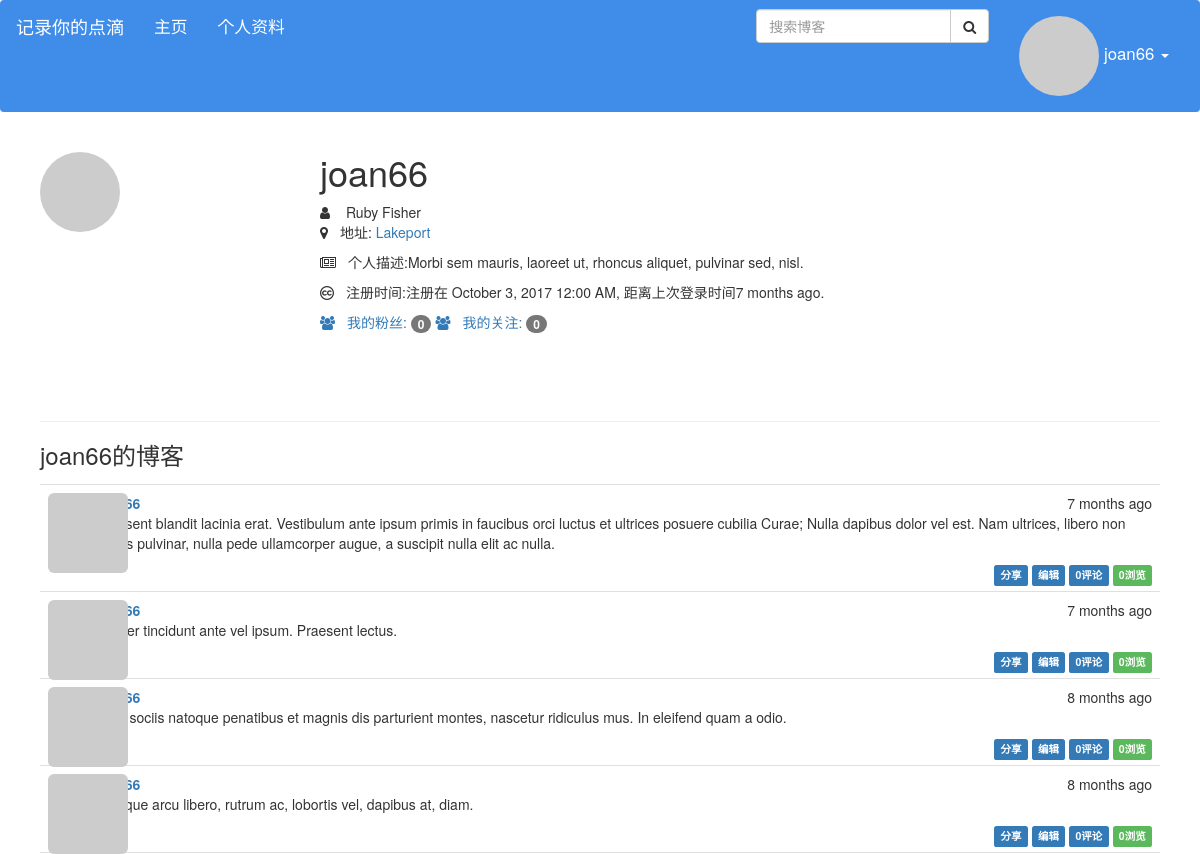
The page /user/joan66 (signed in) on the database its author committed.
### app/modules.py (models this page shows, shortened)
class User(UserMixin, db.Model):
    __tablename__ = 'users'
    id = db.Column(db.Integer, primary_key=True)
    email = db.Column(db.String(64), unique=True, index=True)  # 邮箱
    username = db.Column(db.String(64), unique=True, index=True)  # 用户名
    confirmed = db.Column(db.Boolean, default=False)
    password_hash = db.Column(db.String(128))  # 密码散列值
    role_id = db.Column(db.Integer, db.ForeignKey('roles.id'))
    name = db.Column(db.String(64))  # 真实姓名
    location = db.Column(db.String(64))  # 所在地
    about_me = db.Column(db.Text())  # 自我介绍
    member_since = db.Column(db.DateTime(), default=datetime.utcnow)  # 注册时间
    last_seen = db.Column(db.DateTime(), default=datetime.utcnow)  # 最后访问时间
    avatar_hash = db.Column(db.String(32))  # gravatat中的图像hash地址值
    posts = db.relationship('Post', backref='author', lazy='dynamic')
    comments = db.relationship('Comment', backref='author', lazy='dynamic')
    followers = db.relationship('Follow',
                                foreign_keys=[Follow.followed_id],  # 对应的是follows表中的followed_id字段
                                backref=db.backref('followed', lazy='joined'),
                                lazy='dynamic', cascade='all,delete-orphan')
    followed = db.relationship('Follow',
                               foreign_keys=[Follow.follower_id],  # 对应的是follows表中的follower_id字段
                               backref=db.backref('follower', lazy='joined'),
                               lazy='dynamic', cascade='all,delete-orphan')
    @property
    def password(self):
        raise AttributeError('password is not readable attribute')
    def can(self, permissions):
        return self.role is not None and (self.role.permissions & permissions) == permissions
    def is_administrator(self):
        return self.can(Permission.ADMINISTER)
    def update_lastTime(self):
        self.last_seen = datetime.utcnow()
        db.session.add(self)
    def gravatar(self, size=100, default='identicon', rating='g'):
        if request.is_secure:
            url = 'https://secure.gravatar.com/avatar'
        else:
            url = 'https://www.gravatar.com/avatar'
        hash = hashlib.md5(self.email.encode('utf-8')).hexdigest()
        return '{url}/{hash}?s={size}&d={default}&r={rating}'.format(
            url=url, hash=hash, size=size, default=default, rating=rating)

class Post(db.Model):
    __tablename__ = 'posts'
    id = db.Column(db.Integer, primary_key=True)
    title = db.Column(db.Text)
    body = db.Column(db.Text)
    timestamp = db.Column(db.DateTime(), default=datetime.utcnow, index=True)
    body_html = db.Column(db.Text)
    author_id = db.Column(db.Integer, db.ForeignKey('users.id'))
    comments = db.relationship('Comment', backref='post', lazy='dynamic')
    visits = db.Column(db.Integer, default=int(0))  # 访问数
    category_id = db.Column(db.Integer, db.ForeignKey('categorys.id'))

### app/main/views.py (the view)
@main.route('/user/<username>')
@login_required
def user(username):
    user = User.query.filter_by(username=username).first()
    if user is None:
        abort(404)
    posts = user.posts.order_by(Post.timestamp.desc()).all()
    return render_template('user.html', user=user, posts=posts)

### app/auth/views.py (called while the page is built)
@auth.before_app_request
def before_request():
    if current_user.is_authenticated:
        current_user.update_lastTime()  #更新最后访问的时间
        if not current_user.confirmed \
            and request.endpoint \
            and request.endpoint[:5] != 'auth.' \
            and request.endpoint != 'static':
            return redirect(url_for('auth.unconfirmed'))

### app/main/__init__.py (called while the page is built)
@main.app_context_processor
def inject_permissions():
    return dict(Permission=Permission)

### app/main/views.py (called while the page is built)
@main.after_app_request
def after_request(response):
    for query in get_debug_queries():
        if query.duration >= current_app.config['FLASKY_SLOW_DB_QUERY_TIME']:
            current_app.logger.warning(
                'Slow query: %s\nParameters: %s\nDuration: %fs\nContext: %s\n'
                % (query.statement, query.parameters, query.duration,
                   query.context))
    return response

### app/modules.py (called while the page is built)
@login_manager.user_loader
def load_user(user_id):
    print(int(user_id))
    return User.query.get(int(user_id))

### app/templates/user.html (shortened to what this page needs)
{% extends "base.html" %}
{% block page_content %}
    <div style="padding-left: 40px">
        <div class="page-header">
            <img class="img-circle profile-thumbnail" src="{{ user.gravatar(size=256) }}">
            <div class="profile-header">
                <h1>{{ user.username }}</h1>
                {% if user.name or user.location %}
                    <p>
                        <span style="margin-right: 12px" class="fa fa-user"></span>
                        {% if user.name %}{{ user.name }}<br>{% endif %}
                        {% if user.location %}
                            <span style="margin-right: 12px" class="fa fa-map-marker"></span>地址:
                            <a href="http://www.google.cn/maps/?q={{ user.location }}">{{ user.location }}</a>
                            <br>
                        {% endif %}
                    </p>
                {% endif %}
                {% if user.about_me %}<p><span style="margin-right: 12px" class="fa fa-newspaper-o"></span>个人描述:{{ user.about_me }}</p>{% endif %}
                <p><span style="margin-right: 12px" class="fa fa-creative-commons"></span>注册时间:注册在 {{ moment(user.member_since).format('LLL') }},
                    距离上次登录时间{{ moment(user.last_seen).fromNow() }}.</p>
                <a href="{{ url_for('.followers', username=user.username) }}"><span style="margin-right: 12px" class="fa fa-users"></span>我的粉丝: <span
                        class="badge">{{ user.followers.count() - 1 }}</span></a>
                <a href="{{ url_for('.followed_by', username=user.username) }}"><span style="margin-right: 12px" class="fa fa-users"></span>我的关注: <span
                        class="badge">{{ user.followed.count() - 1 }}</span></a>
            </div>
        </div>
        <h3>{{ user.username }}的博客</h3>
        {% include '_posts.html' %}
    </div>
{% endblock %}

### app/templates/base.html (shortened to what this page needs)
{% extends "bootstrap/base.html" %}
{% block head %}
    {{ super() }}
    <link rel="stylesheet" type="text/css" href="{{ url_for('static', filename='styles.css') }}">
    <link rel="stylesheet" type="text/css" href="{{ url_for('static', filename='navbar.css') }}">
    <link rel="stylesheet" type="text/css"
          href="{{ url_for('static', filename='aside.css') }}">
    <link rel="stylesheet"
          href="https://maxcdn.bootstrapcdn.com/font-awesome/4.4.0/css/font-awesome.min.css">
{% endblock %}
{% block navbar %}
    <div class="navbar navbar-default" role="navigation">
        <div class="container-fluid">
            <div class="navbar-header">
                <a class="navbar-brand" href="{{ url_for('main.index') }}">记录你的点滴</a>
            </div>
            <div class="navbar-collapse collapse">
                <ul class="nav navbar-nav">
                    <li><a class="navbar-link-size" href="{{ url_for('main.index') }}">主页</a></li>
                    {% if current_user.is_authenticated %}
                        <li><a class="navbar-link-size"
                               href="{{ url_for('main.user', username=current_user.username) }}">个人资料</a>
                        </li>
                    {% endif %}
                </ul>
                <ul class="nav navbar-nav navbar-right">
                    {% if current_user.is_authenticated %}
                        <li class="dropdown">
                            <a href="#" class="dropdown-toggle navbar-link-size"
                               data-toggle="dropdown">
                                <img class="img-circle"
                                     src="{{ current_user.gravatar(size=25) }}">
                                {{ current_user.username }} <span class="caret"></span></a>
                        </li>
                    {% else %}
                        <li><a class="navbar-link-size" href="{{ url_for('auth.login') }}">登录</a>
                        </li>
                    {% endif %}
                </ul>
                <ul class="navbar-form navbar-right">
                    <form action="{{ url_for('main.search') }}" method="post"
                          class="bs-example bs-example-form">
                        <div class="input-group">
                            <input type="text" name="search" class="form-control"
                                   placeholder="搜索博客">
                            <span class="input-group-btn">
                                <button type="submit" class="btn btn-default"><i
                                        class="fa fa-search"></i></button>
                            </span>
                        </div>
                    </form>
                </ul>
            </div>
        </div>
    </div>
{% endblock %}
{% block content %}
    <div style="padding: 0 40px 0 0">
        {% block page_content %}{% endblock %}
    </div>
{% endblock %}

### app/templates/_posts.html (shortened to what this page needs)
<ul class="posts">
    {% for post in posts %}
        <li class="post">
            <div class="post-thumbnail">
                <a href="{{ url_for('.user', username=post.author.username) }}">
                    <img class="img-rounded profile-thumbnail"
                         src="{{ post.author.gravatar(size=40) }}">
                </a>
            </div>
            <div class="post-content">
                <div class="post-date">{{ moment(post.timestamp).fromNow() }}</div>
                <div class="post-author"><a
                        href="{{ url_for('.user', username=post.author.username) }}">{{ post.author.username }}</a>
                </div>
                <div class="post-body">
                    {% if post.body_html %}
                        {{ post.body_html | safe }}
                    {% else %}
                        {{ post.body }}
                    {% endif %}
                </div>
                <div class="post-footer">
                    <a href="{{ url_for('.share', id=post.id) }}">
                        <span class="label label-primary">分享</span>
                    </a>
                    {% if current_user == post.author %}
                        <a href="{{ url_for('.edit_post', id=post.id) }}">
                            <span class="label label-primary">编辑</span>
                        </a>
                    {% elif current_user.is_administrator() %}
                        <a href="{{ url_for('.edit_post', id=post.id) }}">
                            <span class="label label-danger">管理员编辑</span>
                        </a>
                    {% endif %}
                    <a href="{{ url_for('.post', id=post.id) }}#comments">
                        <span class="label label-primary">{{ post.comments.count() }}评论</span>
                    </a>
                    <span class="label label-success">{{ post.visits }}浏览</span>
                </div>
            </div>
        </li>
    {% endfor %}
</ul>

### app/static/styles.css (style rules this page uses)
.profile-thumbnail { position: absolute; }
.profile-header { min-height: 260px; margin-left: 280px; }
ul.posts { list-style-type: none; padding: 0px; margin: 16px 0px 0px 0px; border-top: 1px solid #e0e0e0; }
ul.posts li.post { padding: 8px; border-bottom: 1px solid #e0e0e0; }
div.post-date { float: right; }
div.post-author { font-weight: bold; }
div.post-thumbnail { position: absolute; }
div.post-content { margin-left: 48px; min-height: 48px; }
div.post-footer { text-align: right; }

### app/static/navbar.css (style rules this page uses)
.navbar-default { background-color: #3f8ce9; border-color: #1332eb; }
.navbar-default .navbar-brand { color: #ffffff; }
.navbar-default .navbar-nav > li > a { color: #ffffff; }
.navbar-default .navbar-collapse, .navbar-default .navbar-form { border-color: #ffffff; }
.navbar-link-size { font-size: larger; }
.navbar { position: relative; min-height: 50px; margin-bottom: 0px; border: 1px solid transparent; }

### app/static/aside.css (style rules this page uses)
* { margin: 0; padding: 0; -webkit-box-sizing: border-box; -moz-box-sizing: border-box; box-sizing: border-box; }
ul { list-style-type: none; }
a { text-decoration: none; }

### rows shown on the page
User: username "joan66", name "Ruby Fisher", location "Lakeport", about_me "Morbi sem mauris, laoreet ut, rhoncus aliquet, pulvinar sed, nisl.", member_since "October 3, 2017 12:00 AM", last_seen "7 months ago"
Post: timestamp "7 months ago", body_html "Praesent blandit lacinia erat. Vestibulum ante ipsum primis in faucibus orci luctus et ultrices posuere cubilia Curae; Nulla dapibus dolor vel est. Nam ultrices, libero non mattis pulvinar, nulla pede ullamcorper augue, a suscipit nulla elit ac nulla.", comments.count "0", visits "0"
Post: timestamp "7 months ago", body_html "Integer tincidunt ante vel ipsum. Praesent lectus.", comments.count "0", visits "0"
Post: timestamp "8 months ago", body_html "Cum sociis natoque penatibus et magnis dis parturient montes, nascetur ridiculus mus. In eleifend quam a odio.", comments.count "0", visits "0"
Post: timestamp "8 months ago", body_html "Quisque arcu libero, rutrum ac, lobortis vel, dapibus at, diam.", comments.count "0", visits "0"

### other values the page prints
{{ user.followers.count() - 1 }} "0"
{{ user.followed.count() - 1 }} "0"
